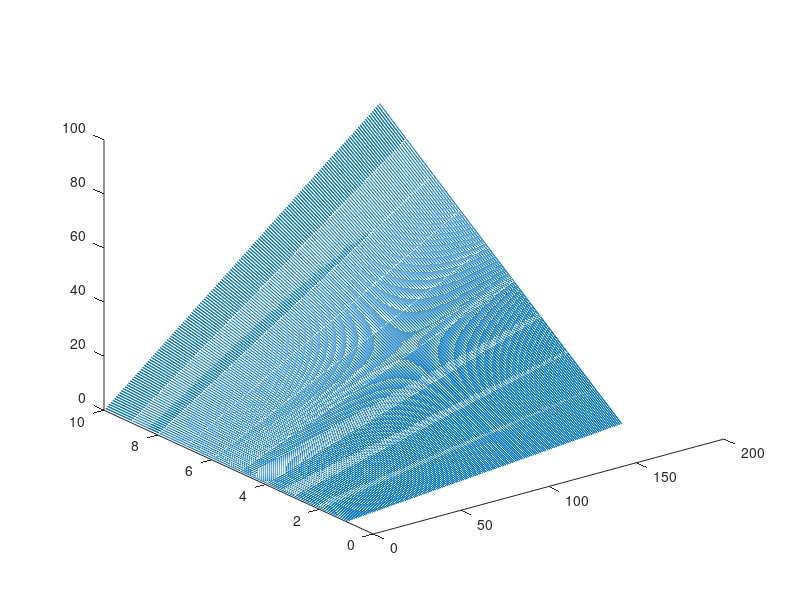

Reproduce this figure in MATLAB. (Note: this script raises an error after producing the figure.)
clc
clear
%function inputs
maxPower = 80; %Kw
PerCellCap = 17.1; %Ah
PerCellMaxCurrent = 45; %A
CellNominalVoltage = 3.2;
CellMaxVoltage = 3.8;
perCellMass = 563; %grams
IdealCapacity = 6;
AcceptablePower = 40;

%create Cell count, battery mass, power, capacity vectors
R = 1;
SeriesMax = 600/CellMaxVoltage;
for S = 1:SeriesMax
    for P = 1:10
        Power = (PerCellMaxCurrent*CellNominalVoltage*S*P)/1000;
        Capacity = (PerCellCap*CellNominalVoltage*S*P)/1000;
        CellCountV(1,R) = S*P;
        TotalBatteryMassV(1,R) = (S*P*perCellMass)/1000; 
        SV(R,1) = S;
        PV(R,1) = P;
        PowerV(R,1) = Power;
        CapacityV(R,1) = Capacity;
        R = R+1;
    end
end

% create ideal capcity plane
[x,y]=meshgrid(1:max(SV),1:max(PV));
z = ones(max(PV),1).*IdealCapacity;

%% find Series and paraelle connections that work for ideal capacity
for I = 1:numel(CapacityV)
    if(CapacityV(I,1)>=(IdealCapacity-.1)&&CapacityV(I,1)<=(IdealCapacity+.1))
            IdealS(I,1) = SV(I,1);
            IdealP(I,1) = PV(I,1);
    end
end

%power ideal finder
% IdealPower = (IdealSC .* IdealPC .* PerCellMaxCurrent * CellNominalVoltage)./1000;
% for I = 1:numel(IdealPower)
%     if(IdealPower(I,1)<=maxPower)
%         if(IdealPower(I,1)>=AcceptablePower)
%             IdealP(I,1) = PV(I,1);
%             IdealS(I,1) = SV(I,1);
%         end
%     end
% end

IdealP = nonzeros(IdealP);
IdealS = nonzeros(IdealS);
%find lightest weight configuration
MassPast = 100;
for I = 1:numel(IdealP)
    MassCurrent = IdealS(I,1)*IdealP(I,1)*perCellMass/1000;
    if (MassCurrent < MassPast)
        MassPast = MassCurrent;
        LightP = IdealP(I,1);
        LightS = IdealS(I,1);
    end
end
fprintf('lightest configuration is %f S %f P',LightS,LightP)
% filter power to be useable power
for I = 1:numel(PowerV)
    if(PowerV(I,1)>=80)
        PowerV(I,1) = 80;
    end
end

%plot capacity
figure(1)
plot3(SV,PV,CapacityV)
hold on
plot3(x,y,z,'-')
hold off
title('Capacity(Kwh)')
xlabel('Series')
ylabel('Paraelle')
zlabel('Capacity(Kwh)')
%plot power
figure(2)
plot3(SV,PV,PowerV)
title('Power(Kw)')
xlabel('Series')
ylabel('Paraelle')
zlabel('Power(Kw)')
%plot mass
figure(3)
plot3(SV,PV,TotalBatteryMassV)
title('Mass(kg)')
xlabel('Series')
ylabel('Paraelle')
zlabel('Mass(kg)')
%plot ideal P over ideal S
figure(4)
plot(IdealS,IdealP,'*')
title('P/S')
xlabel('series')
ylabel('parelle')